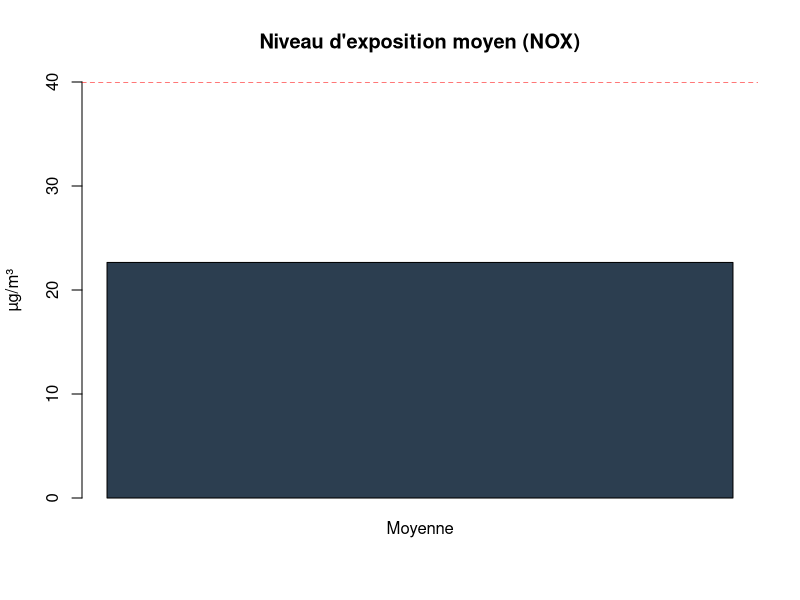
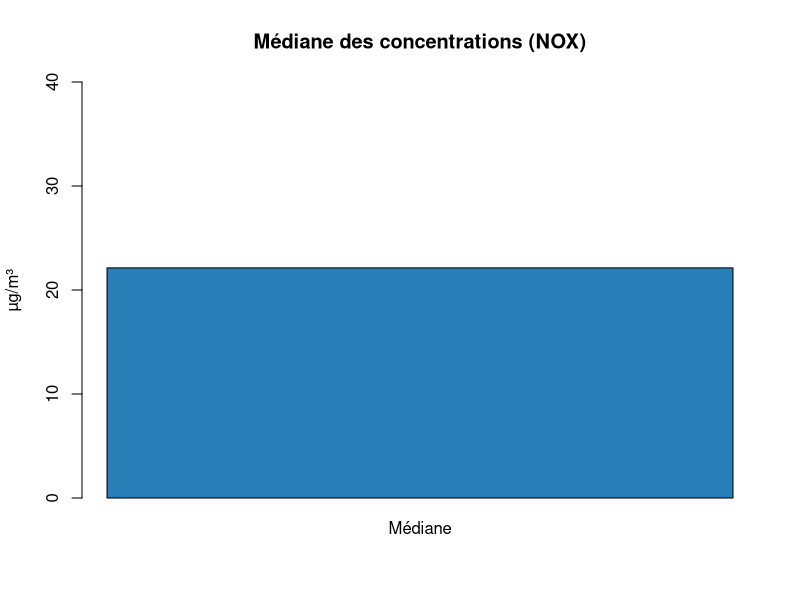
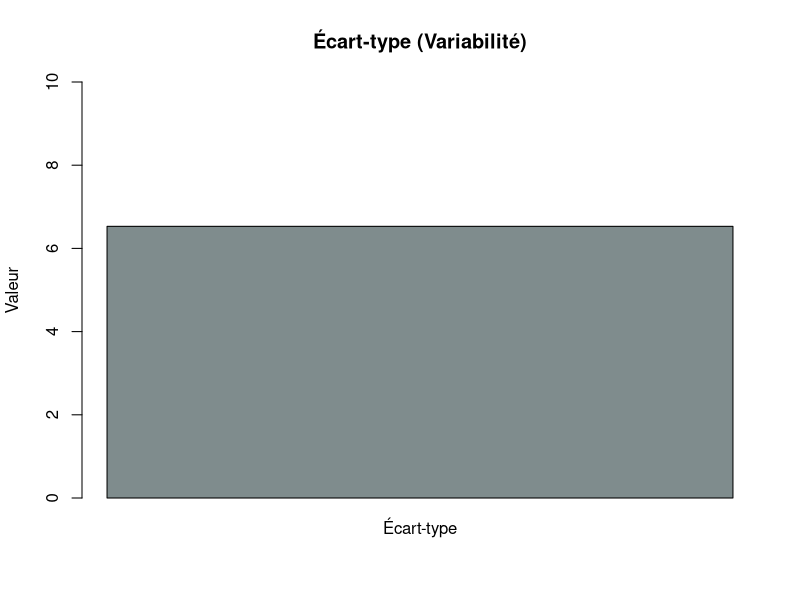
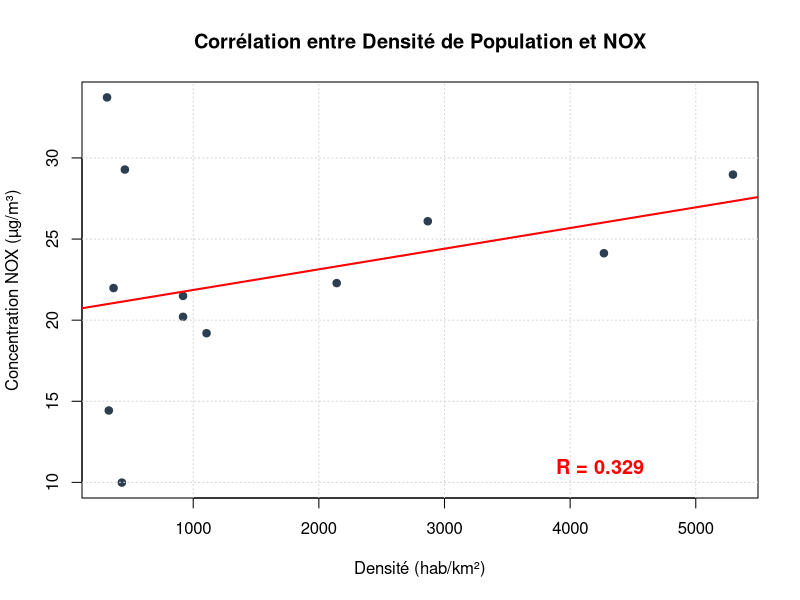
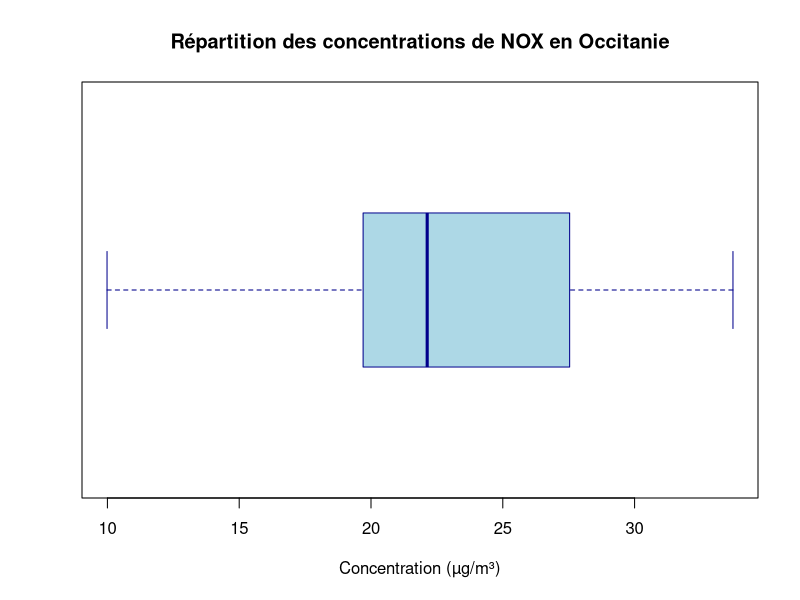

These figures' R source, in order:
## ---- chunk 1
# CHARGEMENT RÉEL : On utilise le nom du fichier entre guillemets
nox <- read.csv("donnees_brutes_nox_urbain.csv", stringsAsFactors = TRUE)

# AFFICHAGE : On montre les noms des colonnes pour le rapport
colnames(nox)
## ---- chunk 2
# 1. Chargement réel
# CHARGEMENT RÉEL
indicateurs <- read.csv("indicateurs_stats_urbain.csv", stringsAsFactors = TRUE)

# AFFICHAGE
colnames(indicateurs)
## ---- chunk 3
densite_population <- read.csv("indicateurs_stats_urbain.csv", stringsAsFactors = T)
## ---- chunk 4
summary(densite_population)
## ---- chunk 5
summary(indicateurs)
## ---- chunk 6
# Données issues de l'analyse univariée NOX 2022
indicateur <- c("Moyenne")
valeur <- c(22.65)

barplot(valeur, names.arg = indicateur, col = "#2C3E50", 
        main = "Niveau d'exposition moyen (NOX)", 
        ylab = "µg/m³", ylim = c(0, 40))
abline(h = 40, col = "red", lty = 2) # Limite réglementaire
## ---- chunk 7
indicateur_med <- c("Médiane")
valeur_med <- c(22.13)

barplot(valeur_med, names.arg = indicateur_med, col = "#2980B9", 
        main = "Médiane des concentrations (NOX)", 
        ylab = "µg/m³", ylim = c(0, 40))
## ---- chunk 8
indicateur_sd <- c("Écart-type")
valeur_sd <- c(6.53)

barplot(valeur_sd, names.arg = indicateur_sd, col = "#7F8C8D", 
        main = "Écart-type (Variabilité)", 
        ylab = "Valeur", ylim = c(0, 10))
## ---- chunk 9
# 1. On charge les données spécifiquement pour l'analyse bivariée
nox_bi <- read.csv("donnees_brutes_nox_urbain.csv", sep = ";", stringsAsFactors = FALSE)

# Conversion numérique forcée
nox_bi$Densite_Valeur <- as.numeric(as.character(nox_bi$Densite_Valeur))
nox_bi$Moyenne_NOX <- as.numeric(as.character(nox_bi$Moyenne_NOX))

# Suppression des éventuelles lignes NA pour la régression
nox_bi <- nox_bi[!is.na(nox_bi$Densite_Valeur) & !is.na(nox_bi$Moyenne_NOX), ]

# 2. Création du Nuage de Points
plot(nox_bi$Densite_Valeur, nox_bi$Moyenne_NOX,
     main = "Corrélation entre Densité de Population et NOX",
     xlab = "Densité (hab/km²)",
     ylab = "Concentration NOX (µg/m³)",
     pch = 19,        
     col = "#2c3e50")

grid() # Ajoute le quadrillage après le plot

# 3. Ajout de la droite de régression
abline(lm(Moyenne_NOX ~ Densite_Valeur, data = nox_bi), 
       col = "red", 
       lwd = 2)

# 4. Affichage du coefficient de corrélation
text(x = max(nox_bi$Densite_Valeur, na.rm=T)*0.8, 
     y = min(nox_bi$Moyenne_NOX, na.rm=T)*1.1, 
     labels = "R = 0.329", 
     col = "red", 
     cex = 1.2, 
     font = 2)
## ---- chunk 10
# 1. On charge le fichier des 12 villes (celui avec Rodez, Nîmes, etc.)
# C'est lui qui contient les données brutes pour faire le graphique
nox_brut <- read.csv("donnees_brutes_nox_urbain.csv", sep = ";", stringsAsFactors = FALSE)

# 2. Conversion numérique (pour éviter le "carré sur une ligne")
nox_brut$Moyenne_NOX <- as.numeric(gsub(",", ".", as.character(nox_brut$Moyenne_NOX)))

# 3. On trace le boxplot sur les 12 villes
if (nrow(nox_brut) > 0) {
    boxplot(nox_brut$Moyenne_NOX, 
            main = "Répartition des concentrations de NOX en Occitanie",
            xlab = "Concentration (µg/m³)",
            col = "lightblue",
            border = "darkblue",
            horizontal = TRUE)
}
